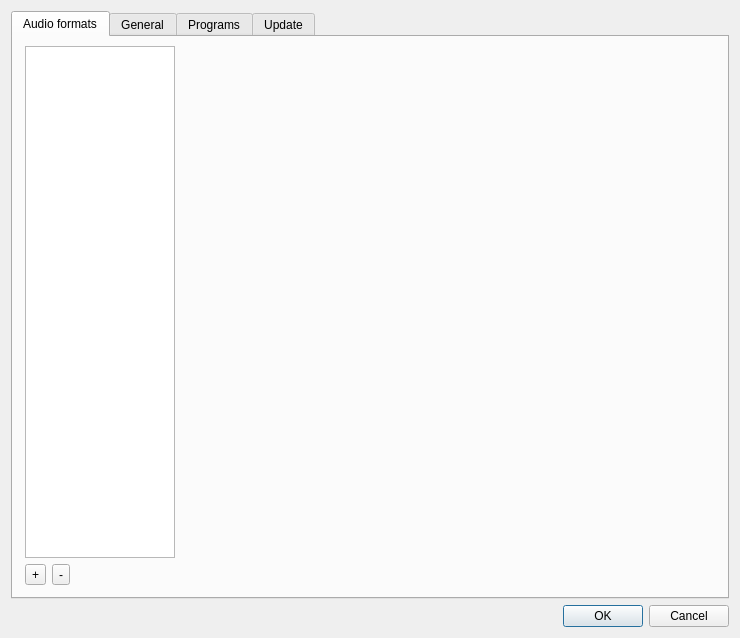
<?xml version="1.0" encoding="UTF-8"?>
<ui version="4.0">
 <class>ConfigDialog</class>
 <widget class="QDialog" name="ConfigDialog">
  <property name="geometry">
   <rect>
    <x>0</x>
    <y>0</y>
    <width>740</width>
    <height>638</height>
   </rect>
  </property>
  <property name="sizePolicy">
   <sizepolicy hsizetype="Fixed" vsizetype="Preferred">
    <horstretch>0</horstretch>
    <verstretch>0</verstretch>
   </sizepolicy>
  </property>
  <property name="windowTitle">
   <string>Preferences</string>
  </property>
  <layout class="QVBoxLayout" name="verticalLayout_2">
   <item>
    <layout class="QVBoxLayout" name="verticalLayout">
     <item>
      <widget class="QTabWidget" name="pages">
       <property name="sizePolicy">
        <sizepolicy hsizetype="MinimumExpanding" vsizetype="Preferred">
         <horstretch>1</horstretch>
         <verstretch>0</verstretch>
        </sizepolicy>
       </property>
       <property name="minimumSize">
        <size>
         <width>0</width>
         <height>11</height>
        </size>
       </property>
       <property name="currentIndex">
        <number>0</number>
       </property>
       <widget class="QWidget" name="profilesPage">
        <property name="sizePolicy">
         <sizepolicy hsizetype="MinimumExpanding" vsizetype="Preferred">
          <horstretch>0</horstretch>
          <verstretch>0</verstretch>
         </sizepolicy>
        </property>
        <attribute name="title">
         <string extracomment="Config fialog tab title">Audio formats</string>
        </attribute>
        <layout class="QHBoxLayout" name="horizontalLayout_3">
         <property name="sizeConstraint">
          <enum>QLayout::SetMinimumSize</enum>
         </property>
         <property name="leftMargin">
          <number>12</number>
         </property>
         <property name="rightMargin">
          <number>10</number>
         </property>
         <property name="bottomMargin">
          <number>12</number>
         </property>
         <item>
          <layout class="QVBoxLayout" name="verticalLayout_8">
           <item>
            <widget class="QListWidget" name="profilesList">
             <property name="sizePolicy">
              <sizepolicy hsizetype="Preferred" vsizetype="Expanding">
               <horstretch>0</horstretch>
               <verstretch>0</verstretch>
              </sizepolicy>
             </property>
             <property name="minimumSize">
              <size>
               <width>150</width>
               <height>0</height>
              </size>
             </property>
             <property name="maximumSize">
              <size>
               <width>150</width>
               <height>16777215</height>
              </size>
             </property>
            </widget>
           </item>
           <item>
            <layout class="QHBoxLayout" name="horizontalLayout_2">
             <item>
              <widget class="QToolButton" name="addProfileButton">
               <property name="text">
                <string>+</string>
               </property>
              </widget>
             </item>
             <item>
              <widget class="QToolButton" name="delProfileButton">
               <property name="text">
                <string>-</string>
               </property>
              </widget>
             </item>
             <item>
              <spacer name="horizontalSpacer_3">
               <property name="orientation">
                <enum>Qt::Horizontal</enum>
               </property>
               <property name="sizeType">
                <enum>QSizePolicy::Expanding</enum>
               </property>
               <property name="sizeHint" stdset="0">
                <size>
                 <width>40</width>
                 <height>20</height>
                </size>
               </property>
              </spacer>
             </item>
            </layout>
           </item>
          </layout>
         </item>
         <item>
          <widget class="QFrame" name="profileParent">
           <property name="sizePolicy">
            <sizepolicy hsizetype="Expanding" vsizetype="MinimumExpanding">
             <horstretch>1</horstretch>
             <verstretch>0</verstretch>
            </sizepolicy>
           </property>
           <layout class="QVBoxLayout" name="verticalLayout_9">
            <property name="topMargin">
             <number>0</number>
            </property>
            <item>
             <layout class="QVBoxLayout" name="profilePlace"/>
            </item>
            <item>
             <spacer name="profilesSpacer">
              <property name="orientation">
               <enum>Qt::Vertical</enum>
              </property>
              <property name="sizeHint" stdset="0">
               <size>
                <width>20</width>
                <height>0</height>
               </size>
              </property>
             </spacer>
            </item>
           </layout>
          </widget>
         </item>
        </layout>
       </widget>
       <widget class="QWidget" name="generalPage">
        <attribute name="title">
         <string extracomment="Config fialog tab title">General</string>
        </attribute>
        <layout class="QVBoxLayout" name="verticalLayout_6">
         <property name="sizeConstraint">
          <enum>QLayout::SetMinimumSize</enum>
         </property>
         <property name="rightMargin">
          <number>10</number>
         </property>
         <item>
          <widget class="QWidget" name="widget" native="true">
           <layout class="QVBoxLayout" name="verticalLayout_3">
            <item>
             <layout class="QFormLayout" name="formLayout">
              <property name="sizeConstraint">
               <enum>QLayout::SetMinimumSize</enum>
              </property>
              <property name="formAlignment">
               <set>Qt::AlignLeading|Qt::AlignLeft|Qt::AlignTop</set>
              </property>
              <item row="0" column="0">
               <widget class="QLabel" name="threadsCountLabel">
                <property name="text">
                 <string>Thread count:</string>
                </property>
                <property name="buddy">
                 <cstring>threadsCountSpin</cstring>
                </property>
               </widget>
              </item>
              <item row="0" column="1">
               <widget class="QSpinBox" name="threadsCountSpin">
                <property name="minimumSize">
                 <size>
                  <width>50</width>
                  <height>0</height>
                 </size>
                </property>
                <property name="toolTip">
                 <string>The number of threads in the conversion process.</string>
                </property>
                <property name="minimum">
                 <number>1</number>
                </property>
                <property name="maximum">
                 <number>64</number>
                </property>
               </widget>
              </item>
              <item row="1" column="0">
               <widget class="QLabel" name="tmpDirLabel">
                <property name="text">
                 <string>Temporary directory:</string>
                </property>
                <property name="textFormat">
                 <enum>Qt::PlainText</enum>
                </property>
                <property name="buddy">
                 <cstring>tmpDirEdit</cstring>
                </property>
               </widget>
              </item>
              <item row="1" column="1">
               <layout class="QHBoxLayout" name="horizontalLayout_5">
                <item>
                 <widget class="QLineEdit" name="tmpDirEdit"/>
                </item>
                <item>
                 <widget class="ToolButton" name="tmpDirButton">
                  <property name="text">
                   <string notr="true">…</string>
                  </property>
                 </widget>
                </item>
               </layout>
              </item>
              <item row="2" column="0">
               <widget class="QLabel" name="codePageLabel">
                <property name="text">
                 <string>Default codepage:</string>
                </property>
                <property name="buddy">
                 <cstring>codePageComboBox</cstring>
                </property>
               </widget>
              </item>
              <item row="2" column="1">
               <widget class="CodePageComboBox" name="codePageComboBox">
                <property name="sizePolicy">
                 <sizepolicy hsizetype="MinimumExpanding" vsizetype="Fixed">
                  <horstretch>0</horstretch>
                  <verstretch>0</verstretch>
                 </sizepolicy>
                </property>
               </widget>
              </item>
             </layout>
            </item>
           </layout>
          </widget>
         </item>
         <item>
          <widget class="QGroupBox" name="coverGroupBox">
           <property name="title">
            <string>Cover image</string>
           </property>
           <property name="flat">
            <bool>true</bool>
           </property>
           <property name="checkable">
            <bool>false</bool>
           </property>
           <layout class="QVBoxLayout" name="verticalLayout_4">
            <property name="sizeConstraint">
             <enum>QLayout::SetMinimumSize</enum>
            </property>
            <item>
             <layout class="QGridLayout" name="coverImageLayout">
              <item row="2" column="0">
               <widget class="QRadioButton" name="coverScaleButton">
                <property name="text">
                 <string>Resize if image size greater than</string>
                </property>
               </widget>
              </item>
              <item row="2" column="1">
               <widget class="QSpinBox" name="coverResizeSpinBox">
                <property name="specialValueText">
                 <string/>
                </property>
                <property name="suffix">
                 <string> px</string>
                </property>
                <property name="minimum">
                 <number>50</number>
                </property>
                <property name="maximum">
                 <number>100000</number>
                </property>
                <property name="singleStep">
                 <number>50</number>
                </property>
                <property name="value">
                 <number>1024</number>
                </property>
               </widget>
              </item>
              <item row="0" column="0" colspan="2">
               <widget class="QRadioButton" name="coverDisableButton">
                <property name="text">
                 <string>Do not copy image</string>
                </property>
               </widget>
              </item>
              <item row="1" column="0" colspan="2">
               <widget class="QRadioButton" name="coverKeepSizeButton">
                <property name="text">
                 <string>Keep original image size</string>
                </property>
               </widget>
              </item>
              <item row="2" column="2">
               <spacer name="horizontalSpacer_4">
                <property name="orientation">
                 <enum>Qt::Horizontal</enum>
                </property>
                <property name="sizeHint" stdset="0">
                 <size>
                  <width>40</width>
                  <height>20</height>
                 </size>
                </property>
               </spacer>
              </item>
             </layout>
            </item>
           </layout>
          </widget>
         </item>
         <item>
          <spacer name="verticalSpacer_5">
           <property name="orientation">
            <enum>Qt::Vertical</enum>
           </property>
           <property name="sizeType">
            <enum>QSizePolicy::Expanding</enum>
           </property>
           <property name="sizeHint" stdset="0">
            <size>
             <width>20</width>
             <height>233</height>
            </size>
           </property>
          </spacer>
         </item>
        </layout>
       </widget>
       <widget class="QWidget" name="programsPage">
        <attribute name="title">
         <string extracomment="Config fialog tab title">Programs</string>
        </attribute>
        <layout class="QVBoxLayout" name="verticalLayout_5">
         <item>
          <widget class="QScrollArea" name="progsArea">
           <property name="frameShape">
            <enum>QFrame::NoFrame</enum>
           </property>
           <property name="widgetResizable">
            <bool>true</bool>
           </property>
           <widget class="QWidget" name="scrollAreaWidgetContents">
            <property name="geometry">
             <rect>
              <x>0</x>
              <y>0</y>
              <width>684</width>
              <height>478</height>
             </rect>
            </property>
            <layout class="QVBoxLayout" name="verticalLayout_12">
             <property name="leftMargin">
              <number>0</number>
             </property>
             <property name="topMargin">
              <number>0</number>
             </property>
             <property name="rightMargin">
              <number>0</number>
             </property>
             <property name="bottomMargin">
              <number>0</number>
             </property>
             <item>
              <layout class="QGridLayout" name="progsLayout"/>
             </item>
             <item>
              <spacer name="verticalSpacer_2">
               <property name="orientation">
                <enum>Qt::Vertical</enum>
               </property>
               <property name="sizeHint" stdset="0">
                <size>
                 <width>20</width>
                 <height>40</height>
                </size>
               </property>
              </spacer>
             </item>
            </layout>
           </widget>
          </widget>
         </item>
         <item>
          <layout class="QHBoxLayout" name="horizontalLayout_4">
           <item>
            <spacer name="horizontalSpacer_2">
             <property name="orientation">
              <enum>Qt::Horizontal</enum>
             </property>
             <property name="sizeHint" stdset="0">
              <size>
               <width>40</width>
               <height>20</height>
              </size>
             </property>
            </spacer>
           </item>
           <item>
            <widget class="QPushButton" name="progScanButton">
             <property name="text">
              <string>Rescan</string>
             </property>
            </widget>
           </item>
          </layout>
         </item>
        </layout>
       </widget>
       <widget class="QWidget" name="updatePage">
        <attribute name="title">
         <string extracomment="Preferences tab title ">Update</string>
        </attribute>
        <layout class="QVBoxLayout" name="verticalLayout_7">
         <item>
          <widget class="QCheckBox" name="autoUpdateCbk">
           <property name="text">
            <string>Automatically check for updates</string>
           </property>
          </widget>
         </item>
         <item>
          <layout class="QHBoxLayout" name="horizontalLayout">
           <item>
            <widget class="QLabel" name="lastUpdateLbl">
             <property name="text">
              <string notr="true">Last check was %1</string>
             </property>
            </widget>
           </item>
           <item>
            <spacer name="horizontalSpacer">
             <property name="orientation">
              <enum>Qt::Horizontal</enum>
             </property>
             <property name="sizeHint" stdset="0">
              <size>
               <width>40</width>
               <height>20</height>
              </size>
             </property>
            </spacer>
           </item>
           <item>
            <widget class="QPushButton" name="updateNowBtn">
             <property name="text">
              <string>Check now</string>
             </property>
            </widget>
           </item>
          </layout>
         </item>
         <item>
          <spacer name="verticalSpacer">
           <property name="orientation">
            <enum>Qt::Vertical</enum>
           </property>
           <property name="sizeHint" stdset="0">
            <size>
             <width>20</width>
             <height>277</height>
            </size>
           </property>
          </spacer>
         </item>
        </layout>
       </widget>
      </widget>
     </item>
    </layout>
   </item>
   <item>
    <widget class="QDialogButtonBox" name="buttonBox">
     <property name="orientation">
      <enum>Qt::Horizontal</enum>
     </property>
     <property name="standardButtons">
      <set>QDialogButtonBox::Cancel|QDialogButtonBox::Ok</set>
     </property>
    </widget>
   </item>
  </layout>
 </widget>
 <customwidgets>
  <customwidget>
   <class>CodePageComboBox</class>
   <extends>QComboBox</extends>
   <header>controls.h</header>
  </customwidget>
  <customwidget>
   <class>ToolButton</class>
   <extends>QToolButton</extends>
   <header>controls.h</header>
  </customwidget>
 </customwidgets>
 <tabstops>
  <tabstop>pages</tabstop>
  <tabstop>threadsCountSpin</tabstop>
  <tabstop>tmpDirEdit</tabstop>
  <tabstop>tmpDirButton</tabstop>
  <tabstop>codePageComboBox</tabstop>
  <tabstop>coverDisableButton</tabstop>
  <tabstop>coverKeepSizeButton</tabstop>
  <tabstop>coverScaleButton</tabstop>
  <tabstop>coverResizeSpinBox</tabstop>
  <tabstop>profilesList</tabstop>
  <tabstop>addProfileButton</tabstop>
  <tabstop>delProfileButton</tabstop>
  <tabstop>autoUpdateCbk</tabstop>
  <tabstop>updateNowBtn</tabstop>
  <tabstop>progsArea</tabstop>
  <tabstop>progScanButton</tabstop>
 </tabstops>
 <resources/>
 <connections>
  <connection>
   <sender>buttonBox</sender>
   <signal>accepted()</signal>
   <receiver>ConfigDialog</receiver>
   <slot>accept()</slot>
   <hints>
    <hint type="sourcelabel">
     <x>277</x>
     <y>633</y>
    </hint>
    <hint type="destinationlabel">
     <x>157</x>
     <y>274</y>
    </hint>
   </hints>
  </connection>
  <connection>
   <sender>buttonBox</sender>
   <signal>rejected()</signal>
   <receiver>ConfigDialog</receiver>
   <slot>reject()</slot>
   <hints>
    <hint type="sourcelabel">
     <x>345</x>
     <y>633</y>
    </hint>
    <hint type="destinationlabel">
     <x>286</x>
     <y>274</y>
    </hint>
   </hints>
  </connection>
 </connections>
</ui>
